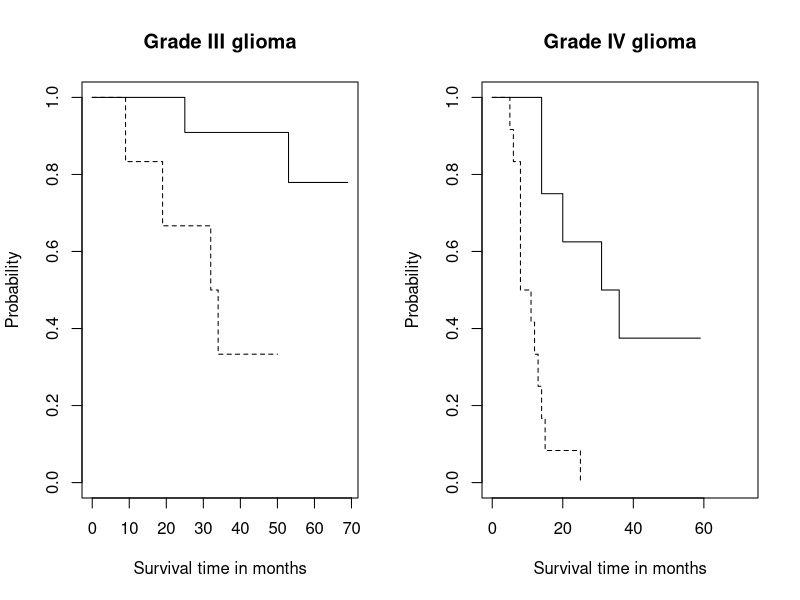

This chart was generated by the following R code:
#######################################
#### CHAPTER 1 - SURVIVAL ANALYSIS ####
#######################################

library(survival)
library(HSAUR3)
library(coin)

#### Glioma radioimmunotherapy ####

data("glioma", package="coin")

# Survival times comparing treated and control patients (Kaplan-Mayer estimates)
layout(matrix(1:2, ncol=2))
g3 <- subset(glioma, histology == "Grade3")
plot(survfit(Surv(time, event) ~ group, data=g3), lty=c(2,1),
     main="Grade III glioma", ylab="Probability", xlab="Survival time in months",
     legend.text=c("Control", "Treated"), legend.bty="n")
g4 <- subset(glioma, histology == "GBM")
plot(survfit(Surv(time, event) ~ group, data=g4), lty=c(2,1),
     main="Grade IV glioma", ylab="Probability", xlab="Survival time in months",
     xlim=c(0, max(glioma$time) * 1.05))
# Patients treated with the novel radioimmunotherapy appear to survive lonter. log-rank test is performed
# to assess this
survdiff(Surv(time, event) ~ group, data=g3)
# Survival times are indeed different in both groups

# Since groups are small relaying on asymptotic tests is ill advised. We use surv_test to compiute an 
# exact conditional test (using logrank_test since surv_test is defunct)
logrank_test(Surv(time, event) ~ group, data=g3)
logrank_test(Surv(time, event) ~ group, data=g4)

# To answer the question of whether the new therapy is superiorfor both groups we use statification
logrank_test(Surv(time, event) ~ group | histology, data=glioma)

# Results confirm the findings from the graphs




################################
#### FIN DE LA PROGRAMACI?N ####
################################
